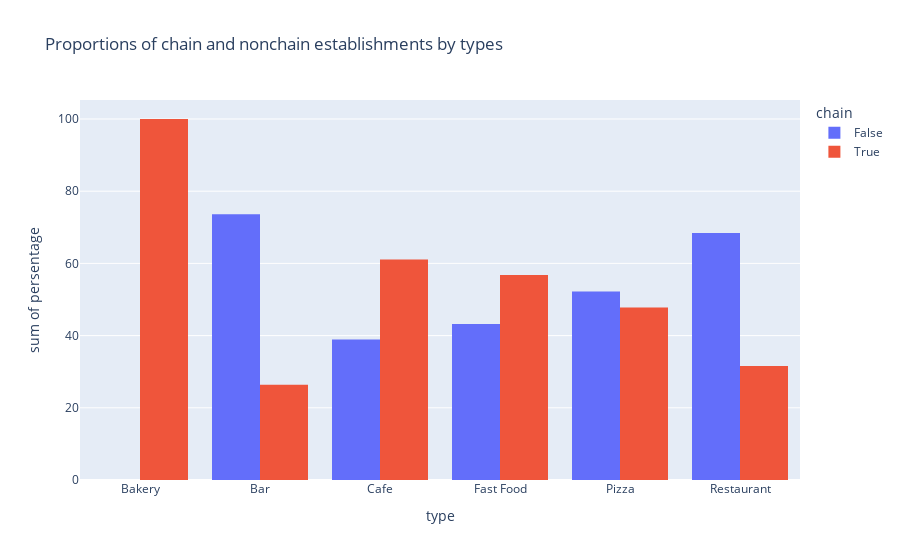

Write notebook code for a chart like this one.
### Code cell
# Visualizing the proportions of chain/non-chain establishments via interactive histogram
fig = px.histogram(
    chain_types_prop, x='type', y='persentage', color='chain', barmode='group', title="Proportions of chain and nonchain establishments by types")
fig.show()

### Figure 1 — Plotly figure (JSON) as saved in the notebook; plotly's stock layout.template omitted (floating-point values rounded to 4 significant figures)
{"data": [{"alignmentgroup": "True", "bingroup": "x", "histfunc": "sum", "hovertemplate": "chain=False<br>type=%{x}<br>sum of persentage=%{y}<extra></extra>", "legendgroup": "False", "marker": {"color": "#636efa", "pattern": {"shape": ""}}, "name": "False", "offsetgroup": "False", "orientation": "v", "showlegend": true, "type": "histogram", "x": ["Bakery", "Bar", "Cafe", "Fast Food", "Pizza", "Restaurant"], "xaxis": "x", "y": [0, 73.6, 38.9, 43.2, 52.2, 68.4], "yaxis": "y"}, {"alignmentgroup": "True", "bingroup": "x", "histfunc": "sum", "hovertemplate": "chain=True<br>type=%{x}<br>sum of persentage=%{y}<extra></extra>", "legendgroup": "True", "marker": {"color": "#EF553B", "pattern": {"shape": ""}}, "name": "True", "offsetgroup": "True", "orientation": "v", "showlegend": true, "type": "histogram", "x": ["Bakery", "Bar", "Cafe", "Fast Food", "Pizza", "Restaurant"], "xaxis": "x", "y": [100, 26.4, 61.1, 56.8, 47.8, 31.6], "yaxis": "y"}], "layout": {"barmode": "group", "legend": {"title": {"text": "chain"}, "tracegroupgap": 0}, "title": {"text": "Proportions of chain and nonchain establishments by types"}, "xaxis": {"anchor": "y", "domain": [0, 1], "title": {"text": "type"}}, "yaxis": {"anchor": "x", "domain": [0, 1], "title": {"text": "sum of persentage"}}}}
